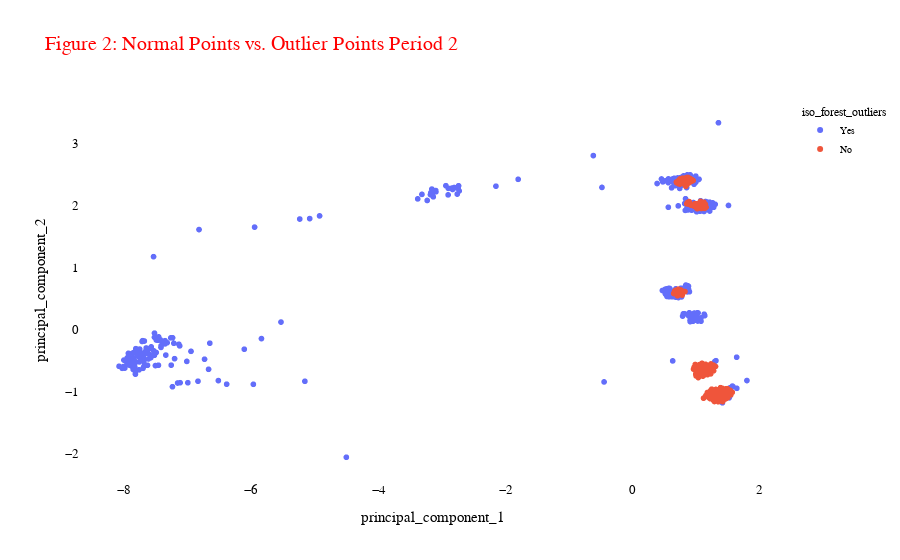

Source (notebook cell):
### Code cell
plot_firms(dataframe=pca_df_3, title="Figure 2: Normal Points vs. Outlier Points Period 2", color='iso_forest_outliers').show()

### Figure 1 — Plotly figure (JSON) as saved in the notebook; plotly's stock layout.template omitted (floating-point values rounded to 4 significant figures; data arrays with more than 128 entries replaced by an {"elided": "..."} marker saying what was removed)
{"data": [{"customdata": {"elided": "337x1 int values"}, "hovertemplate": "iso_forest_outliers=Yes<br>principal_component_1=%{x}<br>principal_component_2=%{y}<br>index=%{customdata[0]}<extra></extra>", "legendgroup": "Yes", "marker": {"color": "#636efa", "symbol": "circle"}, "mode": "markers", "name": "Yes", "showlegend": true, "type": "scattergl", "x": {"elided": "337 float values"}, "xaxis": "x", "y": {"elided": "337 float values"}, "yaxis": "y"}, {"customdata": {"elided": "757x1 int values"}, "hovertemplate": "iso_forest_outliers=No<br>principal_component_1=%{x}<br>principal_component_2=%{y}<br>index=%{customdata[0]}<extra></extra>", "legendgroup": "No", "marker": {"color": "#EF553B", "symbol": "circle"}, "mode": "markers", "name": "No", "showlegend": true, "type": "scattergl", "x": {"elided": "757 float values"}, "xaxis": "x", "y": {"elided": "757 float values"}, "yaxis": "y"}], "layout": {"font": {"family": "Arial Black"}, "legend": {"font": {"color": "black", "size": 10}, "title": {"text": "iso_forest_outliers"}, "tracegroupgap": 0}, "plot_bgcolor": "white", "title": {"font": {"color": "red", "size": 20}, "text": "Figure 2: Normal Points vs. Outlier Points Period 2"}, "xaxis": {"anchor": "y", "domain": [0, 1], "tickfont": {"color": "black", "size": 13}, "title": {"font": {"color": "black", "size": 15}, "text": "principal_component_1"}}, "yaxis": {"anchor": "x", "domain": [0, 1], "tickfont": {"color": "black", "size": 13}, "title": {"font": {"color": "black", "size": 15}, "text": "principal_component_2"}}}}
